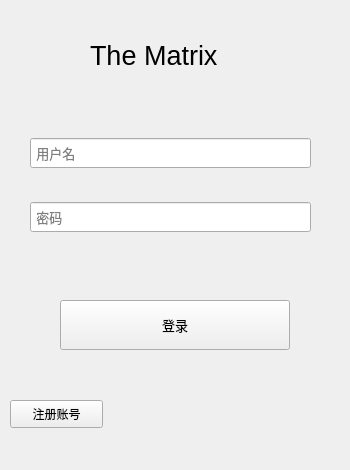
<?xml version="1.0" encoding="UTF-8"?>
<ui version="4.0">
 <class>Login</class>
 <widget class="QWidget" name="Login">
  <property name="geometry">
   <rect>
    <x>0</x>
    <y>0</y>
    <width>350</width>
    <height>470</height>
   </rect>
  </property>
  <property name="minimumSize">
   <size>
    <width>350</width>
    <height>470</height>
   </size>
  </property>
  <property name="maximumSize">
   <size>
    <width>350</width>
    <height>470</height>
   </size>
  </property>
  <property name="windowTitle">
   <string>Form</string>
  </property>
  <widget class="QPushButton" name="btLogin">
   <property name="geometry">
    <rect>
     <x>60</x>
     <y>300</y>
     <width>230</width>
     <height>50</height>
    </rect>
   </property>
   <property name="minimumSize">
    <size>
     <width>230</width>
     <height>50</height>
    </size>
   </property>
   <property name="maximumSize">
    <size>
     <width>230</width>
     <height>50</height>
    </size>
   </property>
   <property name="font">
    <font>
     <family>微软雅黑</family>
     <pointsize>10</pointsize>
    </font>
   </property>
   <property name="styleSheet">
    <string notr="true">QPushButton:hover{
	background:rgb(62, 62, 62);
}</string>
   </property>
   <property name="text">
    <string>登录</string>
   </property>
  </widget>
  <widget class="QWidget" name="layoutWidget">
   <property name="geometry">
    <rect>
     <x>30</x>
     <y>110</y>
     <width>281</width>
     <height>151</height>
    </rect>
   </property>
   <layout class="QVBoxLayout" name="layoutLogin">
    <item>
     <layout class="QHBoxLayout" name="layoutUserName">
      <item>
       <widget class="QLineEdit" name="lineEditUserName">
        <property name="minimumSize">
         <size>
          <width>0</width>
          <height>30</height>
         </size>
        </property>
        <property name="font">
         <font>
          <family>微软雅黑</family>
          <pointsize>10</pointsize>
         </font>
        </property>
        <property name="placeholderText">
         <string> 用户名</string>
        </property>
       </widget>
      </item>
     </layout>
    </item>
    <item>
     <layout class="QHBoxLayout" name="layoutPssowrd">
      <item>
       <widget class="QLineEdit" name="lineEditPassword">
        <property name="minimumSize">
         <size>
          <width>0</width>
          <height>30</height>
         </size>
        </property>
        <property name="font">
         <font>
          <family>微软雅黑</family>
          <pointsize>10</pointsize>
         </font>
        </property>
        <property name="focusPolicy">
         <enum>Qt::StrongFocus</enum>
        </property>
        <property name="contextMenuPolicy">
         <enum>Qt::DefaultContextMenu</enum>
        </property>
        <property name="echoMode">
         <enum>QLineEdit::Password</enum>
        </property>
        <property name="placeholderText">
         <string> 密码</string>
        </property>
       </widget>
      </item>
     </layout>
    </item>
   </layout>
  </widget>
  <widget class="QLabel" name="labelMatrix">
   <property name="geometry">
    <rect>
     <x>90</x>
     <y>40</y>
     <width>181</width>
     <height>31</height>
    </rect>
   </property>
   <property name="font">
    <font>
     <family>Yu Gothic UI</family>
     <pointsize>20</pointsize>
    </font>
   </property>
   <property name="text">
    <string>The Matrix</string>
   </property>
  </widget>
  <widget class="QPushButton" name="btRegister">
   <property name="geometry">
    <rect>
     <x>10</x>
     <y>400</y>
     <width>93</width>
     <height>28</height>
    </rect>
   </property>
   <property name="font">
    <font>
     <family>微软雅黑</family>
    </font>
   </property>
   <property name="styleSheet">
    <string notr="true">QPushButton:hover{
	color: rgb(107, 107, 107);
}</string>
   </property>
   <property name="text">
    <string>注册账号</string>
   </property>
  </widget>
 </widget>
 <resources/>
 <connections/>
</ui>
